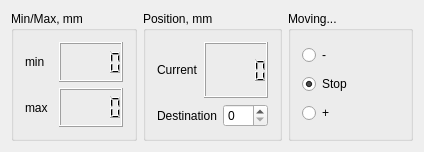
<?xml version="1.0" encoding="UTF-8"?>
<ui version="4.0">
 <class>GUICalorimeterMove</class>
 <widget class="QWidget" name="GUICalorimeterMove">
  <property name="geometry">
   <rect>
    <x>0</x>
    <y>0</y>
    <width>424</width>
    <height>152</height>
   </rect>
  </property>
  <property name="sizePolicy">
   <sizepolicy hsizetype="MinimumExpanding" vsizetype="MinimumExpanding">
    <horstretch>0</horstretch>
    <verstretch>0</verstretch>
   </sizepolicy>
  </property>
  <property name="windowTitle">
   <string>Calorimeter Move</string>
  </property>
  <layout class="QGridLayout">
   <property name="margin">
    <number>11</number>
   </property>
   <property name="spacing">
    <number>6</number>
   </property>
   <item row="0" column="2">
    <widget class="QGroupBox" name="Moving" native="true">
     <property name="title" stdset="0">
      <string>Moving...</string>
     </property>
     <layout class="QGridLayout">
      <property name="margin">
       <number>11</number>
      </property>
      <property name="spacing">
       <number>6</number>
      </property>
      <item row="0" column="0">
       <widget class="QRadioButton" name="MoveMinus">
        <property name="text">
         <string>-</string>
        </property>
       </widget>
      </item>
      <item row="2" column="0">
       <widget class="QRadioButton" name="MovePlus">
        <property name="text">
         <string>+</string>
        </property>
       </widget>
      </item>
      <item row="1" column="0">
       <widget class="QRadioButton" name="MoveStop">
        <property name="text">
         <string>Stop</string>
        </property>
        <property name="checked">
         <bool>true</bool>
        </property>
       </widget>
      </item>
     </layout>
    </widget>
   </item>
   <item row="0" column="1">
    <widget class="QGroupBox" name="Position">
     <property name="title">
      <string>Position, mm</string>
     </property>
     <layout class="QGridLayout">
      <property name="margin">
       <number>11</number>
      </property>
      <property name="spacing">
       <number>6</number>
      </property>
      <item row="1" column="0">
       <layout class="QHBoxLayout">
        <property name="spacing">
         <number>6</number>
        </property>
        <property name="margin">
         <number>0</number>
        </property>
        <item>
         <widget class="QLabel" name="TextLabel_dest">
          <property name="text">
           <string>Destination</string>
          </property>
          <property name="wordWrap">
           <bool>false</bool>
          </property>
         </widget>
        </item>
        <item>
         <widget class="QSpinBox" name="position_dest"/>
        </item>
       </layout>
      </item>
      <item row="0" column="0">
       <layout class="QHBoxLayout">
        <property name="spacing">
         <number>6</number>
        </property>
        <property name="margin">
         <number>0</number>
        </property>
        <item>
         <widget class="QLabel" name="TextLabel_cur">
          <property name="text">
           <string>Current</string>
          </property>
          <property name="wordWrap">
           <bool>false</bool>
          </property>
         </widget>
        </item>
        <item>
         <widget class="QLCDNumber" name="position_current"/>
        </item>
       </layout>
      </item>
     </layout>
    </widget>
   </item>
   <item row="0" column="0">
    <widget class="QGroupBox" name="MinMax">
     <property name="title">
      <string>Min/Max, mm</string>
     </property>
     <layout class="QGridLayout">
      <property name="margin">
       <number>11</number>
      </property>
      <property name="spacing">
       <number>6</number>
      </property>
      <item row="0" column="0">
       <layout class="QHBoxLayout">
        <property name="spacing">
         <number>6</number>
        </property>
        <property name="margin">
         <number>0</number>
        </property>
        <item>
         <widget class="QLabel" name="TextLabel_min">
          <property name="text">
           <string>min</string>
          </property>
          <property name="wordWrap">
           <bool>false</bool>
          </property>
         </widget>
        </item>
        <item>
         <widget class="QLCDNumber" name="poistion_min"/>
        </item>
       </layout>
      </item>
      <item row="1" column="0">
       <layout class="QHBoxLayout">
        <property name="spacing">
         <number>6</number>
        </property>
        <property name="margin">
         <number>0</number>
        </property>
        <item>
         <widget class="QLabel" name="TextLabel_max">
          <property name="text">
           <string>max</string>
          </property>
          <property name="wordWrap">
           <bool>false</bool>
          </property>
         </widget>
        </item>
        <item>
         <widget class="QLCDNumber" name="position_max"/>
        </item>
       </layout>
      </item>
     </layout>
    </widget>
   </item>
  </layout>
 </widget>
 <resources/>
 <connections/>
</ui>
